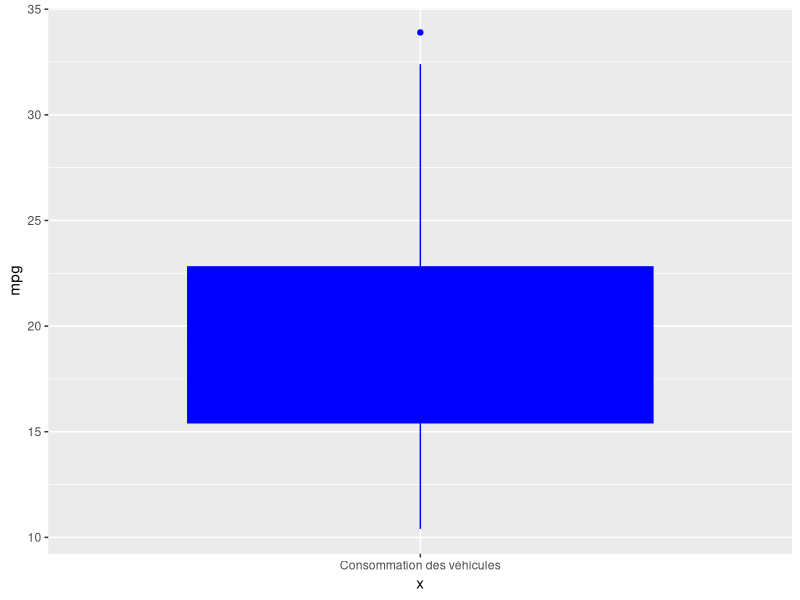
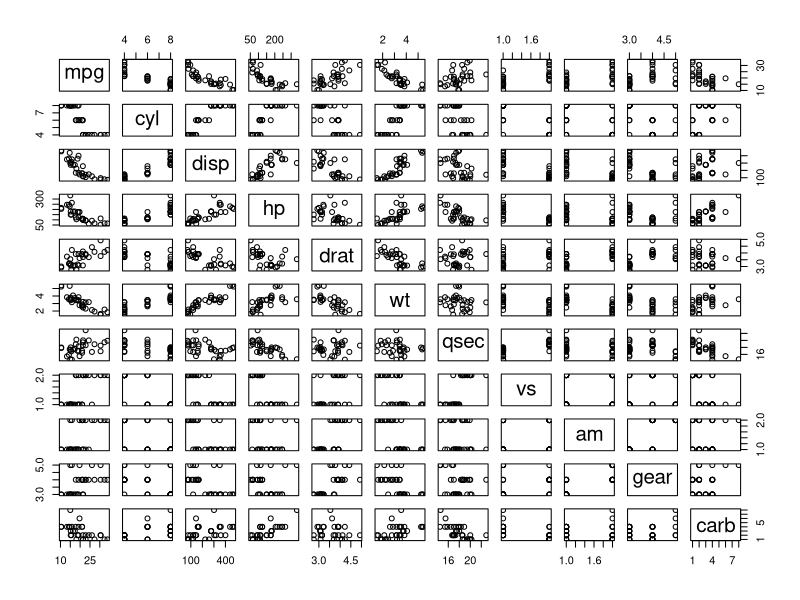
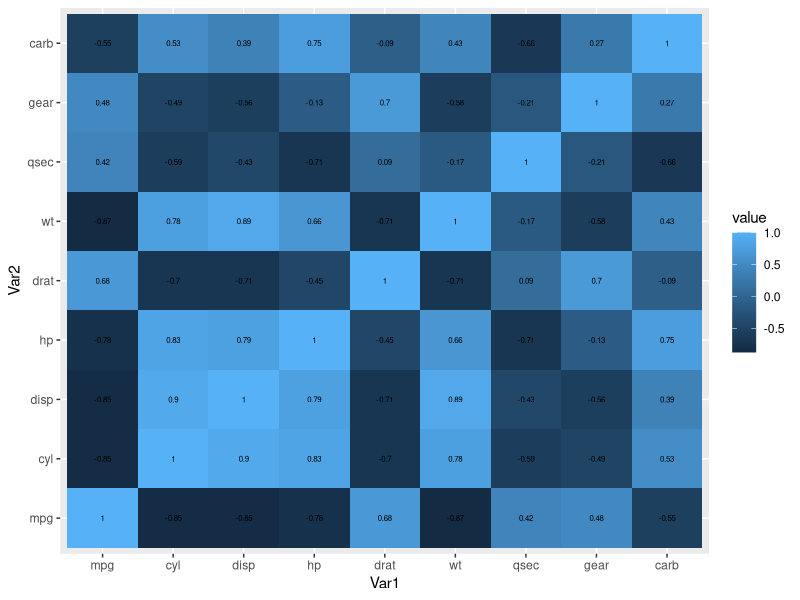
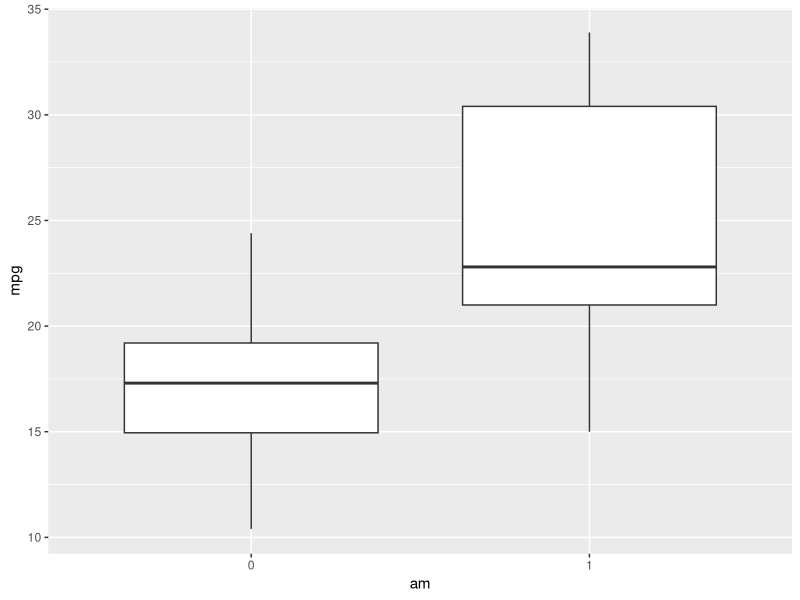
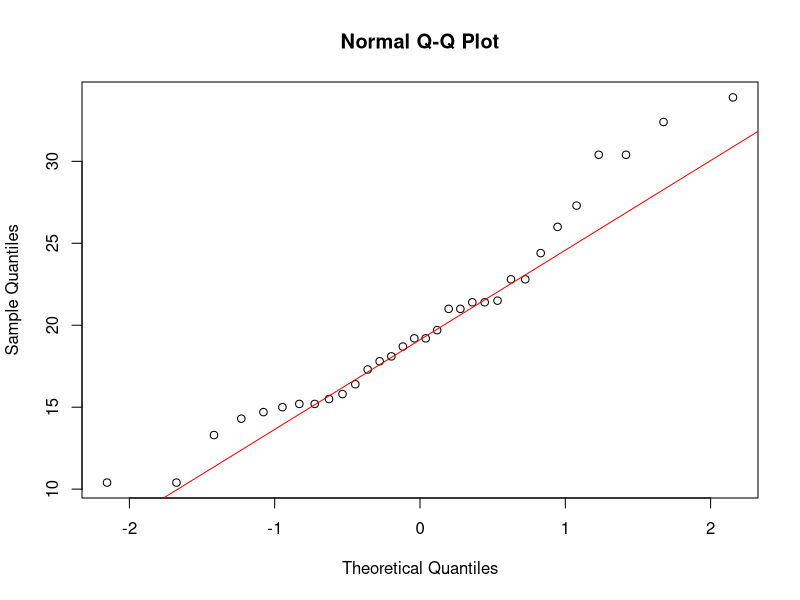
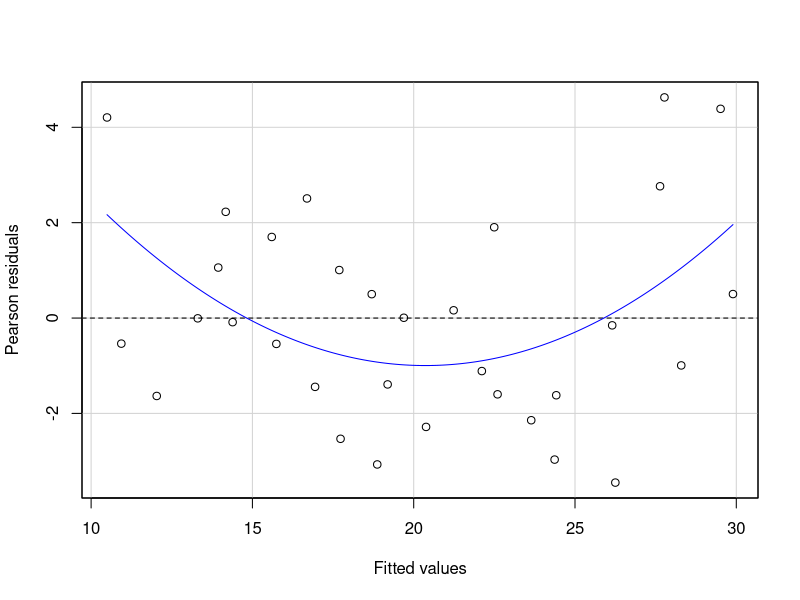
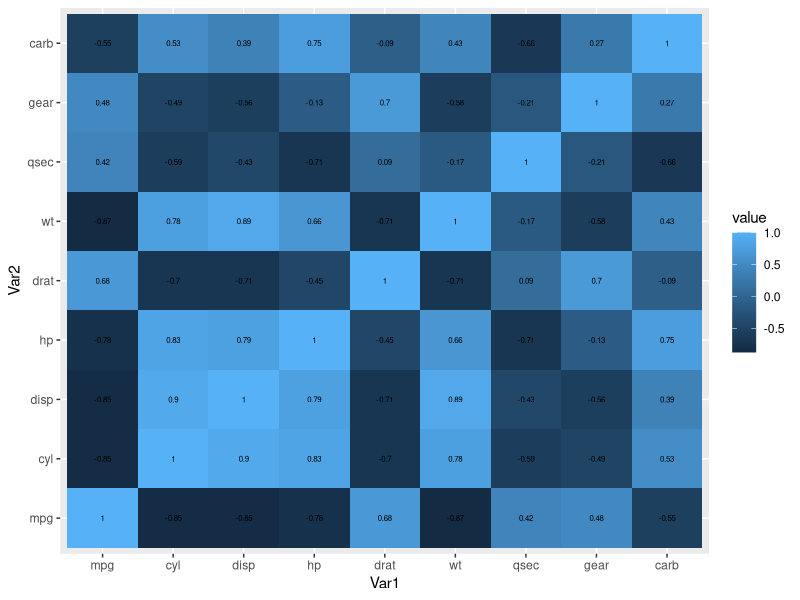

Write the R code that produced these figures, in order.
## ---- chunk 1
#| echo: false
# écrire du code
data("mtcars")

## ---- chunk 2
#| echo: false
summary(mtcars)

## ---- chunk 3
#| echo: false
library(ggplot2)
ggplot(data = mtcars, aes(x="Consommation des véhicules", y = mpg))+
  geom_boxplot(color="blue", fill="blue")
## ---- chunk 4
mtcars$vs <- as.factor(mtcars$vs)
mtcars$am <- as.factor(mtcars$am)
plot(mtcars)
## ---- chunk 5
base_quanti <- mtcars[,-which(names(mtcars) %in% c("vs","am"))]
base_quanti

## ---- chunk 6

# Install and load reshape2 package
#install.packages("reshape2")
library(reshape2)
 
# creating correlation matrix
corr_mat <- round(cor(base_quanti),2)
 
# reduce the size of correlation matrix
melted_corr_mat <- melt(corr_mat)
head(melted_corr_mat)
 
# plotting the correlation heatmap
library(ggplot2)
ggplot(data = melted_corr_mat, aes(x=Var1, y=Var2, 
                                   fill=value)) + 
geom_tile() +
geom_text(aes(Var2, Var1, label = value), 
          color = "black", size = 2)
## ---- chunk 7
table(mtcars$vs)
## ---- chunk 8
ggplot(data = mtcars, aes(x=am,y=mpg))+
  geom_boxplot(aes(fill=mpg))
## ---- chunk 9
# Réalisation d'un t-test pour comparer les moyennes de 'mpg' entre les voitures à transmission manuelle et automatique
t.test(mpg ~ am, data=mtcars)

## ---- chunk 10
# Création d'un QQ-plot pour la variable 'mpg'
qqnorm(mtcars$mpg)
qqline(mtcars$mpg, col = "red")
## ---- chunk 11
# Test de Shapiro-Wilk pour 'mpg'
shapiro.test(mtcars$mpg)
## ---- chunk 12
install.packages("cars")
# Chargement du package
library(car)

# Réalisation du test de Levene sur 'mpg' en fonction du type de transmission 'am'
leveneTest(mpg ~ am, data=mtcars)
## ---- chunk 13

t.test(mpg ~ am, data=mtcars, var.equal = FALSE)
## ---- chunk 14
wilcox.test(mpg ~ am, data=mtcars)

## ---- chunk 15
model <- lm(mpg ~ ., data = mtcars )
## ---- chunk 16
summary(model)
## ---- chunk 17
residualPlot(model)
## ---- chunk 18
vif(model)
## ---- chunk 19
ggplot(data = melted_corr_mat, aes(x=Var1, y=Var2, 
                                   fill=value)) + 
geom_tile() +
geom_text(aes(Var2, Var1, label = value), 
          color = "black", size = 2)
## ---- chunk 20
mtcars_bis <- mtcars[,-which(names(mtcars) %in% c("cyl","disp"," hp","carb","qsec"))]



model_bis <- lm(mpg ~ ., data = mtcars_bis )
## ---- chunk 21
summary(model_bis)
## ---- chunk 22
vif(model_bis)
## ---- chunk 23
predict(model_bis, data.frame(hp = 10, drat = 5, wt = 10, vs = as.factor(0), am = as.factor(0), gear = 7))

## ---- chunk 24
?predict
## ---- chunk 25
1 + 1
## ---- chunk 26
#| echo: false
2 * 2
